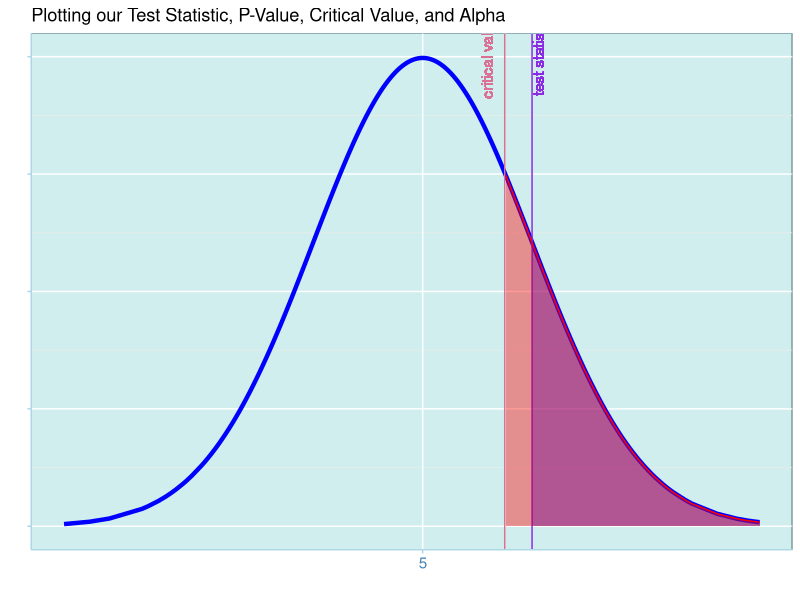

Generate this figure with R: (Note: this script raises an error after producing the figure.)
library(tidyverse)
library(dplyr)

nullvals <- rnorm(1000, 5, 2)
nulldens <- dnorm(nullvals, 5, 2)
nulldist <- data.frame(vals = nullvals, dens = nulldens)

altlessvals <- rnorm(1000, 2, 2)
altlessdens <- dnorm(altlessvals, 2, 2)
altlessdist <- data.frame(vals = altlessvals, dens = altlessdens)

altmorevals <- rnorm(1000, 8, 2)
altmoredens <- dnorm(altmorevals, 8, 2)
altmoredist <- data.frame(vals = altmorevals, dens = altmoredens)

plotdata <- data.frame(nullvals = nulldist$vals, nulldens = nulldist$dens, altlessvals = altlessdist$vals, altlessdens = altlessdist$dens, altmorevals = altmoredist$vals, altmoredens = altmoredist$dens)


theme_bluewhite <- function (base_size = 11, base_family = "") {
  theme_bw() %+replace% 
    theme(
      panel.grid.major  = element_line(color = "white"),
      panel.background = element_rect(fill = "lightcyan2"),
      panel.border = element_rect(color = "lightblue", fill = NA),
      axis.line = element_line(color = "lightblue"),
      axis.ticks = element_line(color = "lightblue"),
      axis.text = element_text(color = "steelblue")
    )
}

funcShaded <- function(x){
  y <- dnorm(x, mean = 5, sd = 2)
  y[x < 6.5] <- NA
  return(y)
}

funcShaded2 <- function(x){
  y <- dnorm(x, mean = 5, sd = 2)
  y[x < 7] <- NA
  return(y)
}

ggplot(data = plotdata, aes(x = nullvals, y = nulldens)) +
  geom_line(col = "blue", size = 1.5) +
  labs(title = "Plotting our Test Statistic, P-Value, Critical Value, and Alpha", x = "", y = "") +
  scale_x_discrete(limits = c(5)) +
  theme_bluewhite() +
  theme(axis.text.y = element_blank()) +
  geom_vline(xintercept = 7, color = "blueviolet") +
  geom_vline(xintercept = 6.5, color = "palevioletred") +
  geom_area(data = subset(plotdata, nullvals > 7), colour = "blue", fill = "blue",  alpha = 0.4)+
  geom_area(data = subset(plotdata, nullvals > 6.5), colour = "red", fill = "red", alpha = 0.4)+
  geom_text(aes(x=7, label="test statistic", y=0.2), colour="blueviolet", angle=90, vjust = 1, text=element_text(size=11))+
  geom_text(aes(x=6.5, label="critical value", y=0.2), colour="palevioletred", angle=90, vjust = -1, text=element_text(size=11)) 

geom_ribbon(aes(ymin = min(size), ymax = max(size), fill = 'dfg', color = 'dfg'), alpha = 0.2) + 
  geom_area(aes(fill = 'abc', color = 'abc'), alpha = 0.2)
            
scale_color_manual(name="Distribution",
                     breaks = c("Null Distribution", "Alternative Distribution"),
                     values = c("Null Distribution" = "blue", "Alternative Distribution" = "red")) +
  scale_linetype_manual(breaks = c("Null Distribution", "Alternative Distribution"),
                        values = c("Null Distribution" = "solid", "Alternative Distribution" = "dashed"))



altmean <- sample(c(7, 9), 1)
altvals <- rnorm(20, altmean, 1)
sampmean <- mean(altvals)
sampsd <- sd(altvals)

tstat <- (sampmean - 8) / (sampsd / sqrt(20))
if(tstat < 0){
pval <- pt(tstat, 19)
} else{
  pval <- pt(tstat, 19, lower.tail = FALSE)
}
critval1 <- qt(0.05/2, 19)
critval2 <- qt(0.05/2, 19, lower.tail = FALSE)
if(tstat < 0){
  tpos <- qnorm(pval, 8, 1)
} else{
tpos <- qnorm(pval, 8, 1, lower.tail = FALSE)
}
critpos1 <- qnorm(0.05/2, 8, 1)
critpos2 <- qnorm(0.05/2, 8, 1, lower.tail = FALSE)
